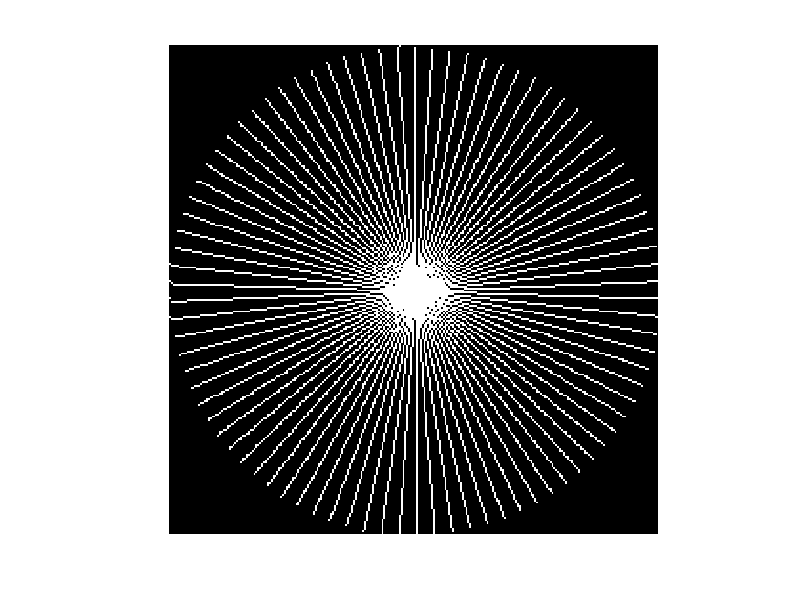
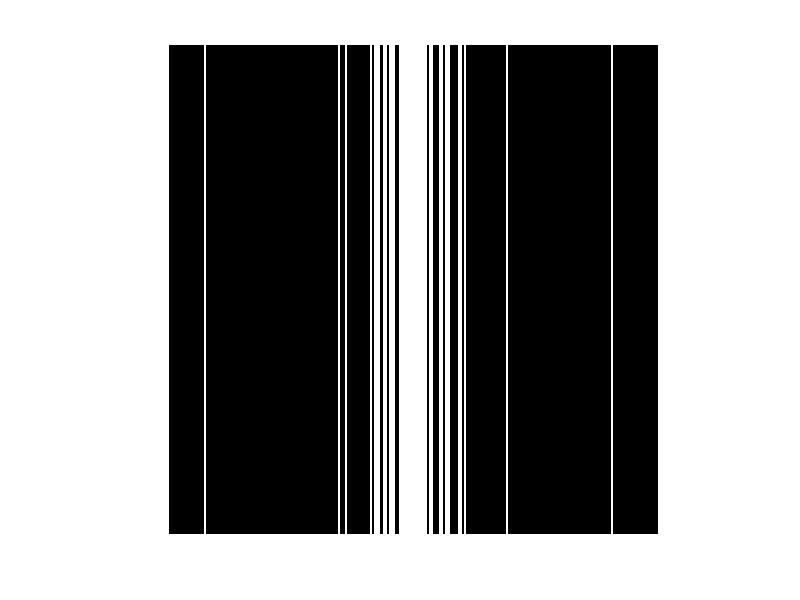
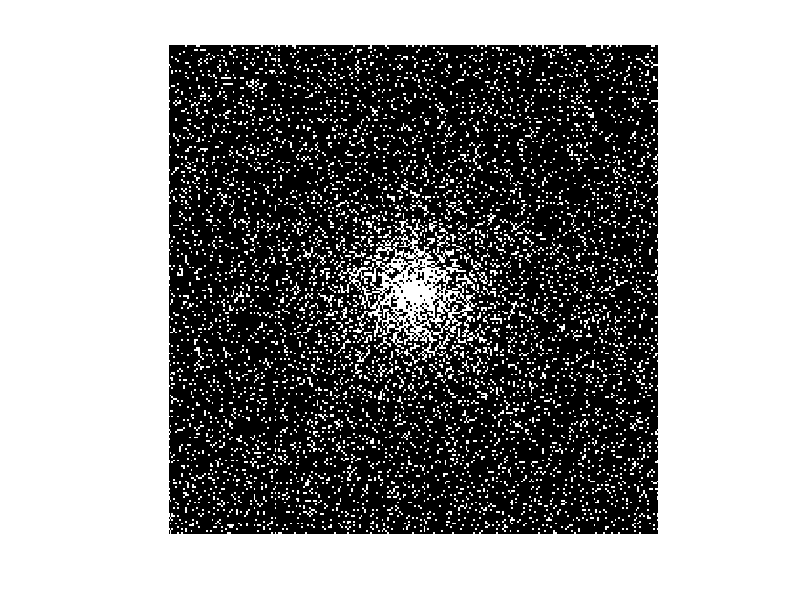

Here is the MATLAB script that generated these plots, in order: (Note: this script raises an error after producing the figures.)

% getd = @(p)path(path,p);% Add some directories to the path
% getd('../traindata_lsq\');

%% Three sampling patterns
%#######%%%%% radial sampling %%%%
load mask_radial_015; mask = mask_radial_015; 
mask = fftshift(fftshift(mask,1),2);
figure(351); imshow(fftshift(mask),[]);   
imwrite(fftshift(mask), ['mask_radial_015','.png']); 
%#######%%%%% Cart sampling %%%%
load mask_cart_085.mat;
mask = mask_cart_085;
mask = fftshift(fftshift(mask,1),2);
figure(352); imshow(fftshift(mask),[]); 
imwrite(fftshift(mask), ['mask_cart_085','.png']); 
%#######%%%%% random sampling %%%%
load mask_random015; mask = mask_random015;
figure(353); imshow(fftshift(mask),[]);  
imwrite(fftshift(mask), ['mask_random015','.png']); 

n = size(mask,2);
fprintf(1, 'n=%d, k=%d, Unsamped=%f\n', n, sum(sum(mask)),1-sum(sum(mask))/n/n); %

%% Three test images
load lsq28; Img = imrotate(Img, -90); Img(:,end-6:end) = []; Img(:,1:7) = [];
%load lsq68;  Img = imrotate(Img, 90); Img(:,end-6:end) = []; Img(:,1:7) = [];
%load lsq200;  Img = imrotate(Img, 90); Img(:,end-6:end) = []; Img(:,1:7) = [];
gt = 255*Img./max(abs(Img(:)));
figure(334);imshow(abs(gt),[]);
% imwrite(uint8(abs(gt)), ['lsq28','.png']); 

